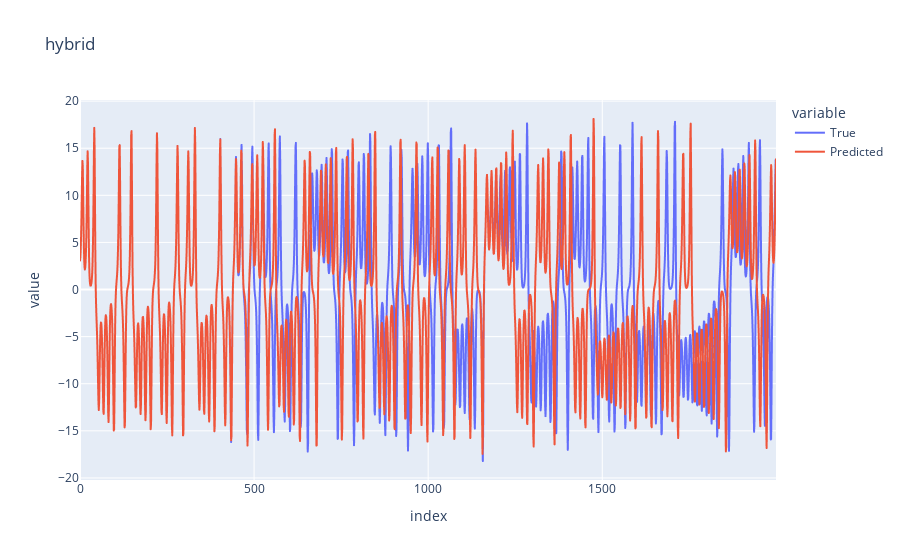

The cell this chart's notebook holds for it:
### Code cell
# Plotting:
i = 0
title = "hybrid"
data = {"True": hybrid_true[:, i], "Predicted": hybrid_pred[:, i]}
fig = plotting.plot_multiple_1d_time_series(data, title=title)
fig.show()

### Figure 1 — Plotly figure (JSON) as saved in the notebook; plotly's stock layout.template omitted (floating-point values rounded to 4 significant figures; data arrays with more than 128 entries replaced by an {"elided": "..."} marker saying what was removed)
{"data": [{"hovertemplate": "variable=True<br>index=%{x}<br>value=%{y}<extra></extra>", "legendgroup": "True", "line": {"color": "#636efa", "dash": "solid"}, "marker": {"symbol": "circle"}, "mode": "lines", "name": "True", "showlegend": true, "type": "scattergl", "x": {"elided": "2000 int values"}, "xaxis": "x", "y": {"elided": "2000 float values"}, "yaxis": "y"}, {"hovertemplate": "variable=Predicted<br>index=%{x}<br>value=%{y}<extra></extra>", "legendgroup": "Predicted", "line": {"color": "#EF553B", "dash": "solid"}, "marker": {"symbol": "circle"}, "mode": "lines", "name": "Predicted", "showlegend": true, "type": "scattergl", "x": {"elided": "2000 int values"}, "xaxis": "x", "y": {"elided": "2000 float values"}, "yaxis": "y"}], "layout": {"legend": {"title": {"text": "variable"}, "tracegroupgap": 0}, "title": {"text": "hybrid"}, "xaxis": {"anchor": "y", "domain": [0.0, 1.0], "title": {"text": "index"}}, "yaxis": {"anchor": "x", "domain": [0.0, 1.0], "title": {"text": "value"}}}}
